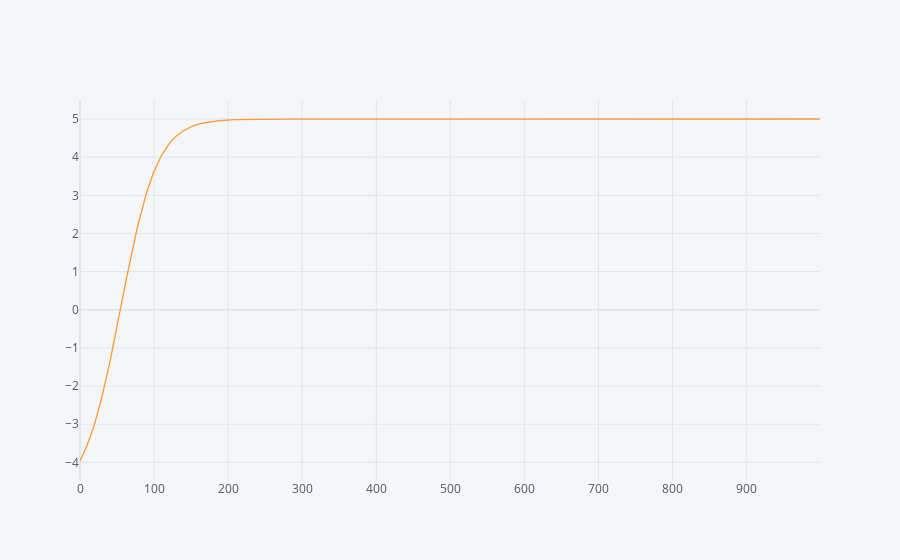

Notebook cell for this chart:
### Code cell
dt=0.01
vel=[]
pos=[]
v=-4
x=0
g=10
k=15
m=37.5
N=1000
for i in range(N):
    # print(v)
    a=g-k*v**2/m
    v+=a*dt
    x+=v*dt
    vel.append(v)
    pos.append(x)
pd.Series(vel).iplot()

### Figure 1 — Plotly figure (JSON) as saved in the notebook; plotly's stock layout.template omitted (floating-point values rounded to 4 significant figures; data arrays with more than 128 entries replaced by an {"elided": "..."} marker saying what was removed)
{"data": [{"line": {"color": "rgba(255, 153, 51, 1.0)", "dash": "solid", "shape": "linear", "width": 1.3}, "mode": "lines", "name": "None", "text": "", "type": "scatter", "x": {"elided": "1000 int values"}, "y": {"elided": "1000 float values"}}], "layout": {"legend": {"bgcolor": "#F5F6F9", "font": {"color": "#4D5663"}}, "paper_bgcolor": "#F5F6F9", "plot_bgcolor": "#F5F6F9", "title": {"font": {"color": "#4D5663"}}, "xaxis": {"gridcolor": "#E1E5ED", "showgrid": true, "tickfont": {"color": "#4D5663"}, "title": {"font": {"color": "#4D5663"}, "text": ""}, "zerolinecolor": "#E1E5ED"}, "yaxis": {"gridcolor": "#E1E5ED", "showgrid": true, "tickfont": {"color": "#4D5663"}, "title": {"font": {"color": "#4D5663"}, "text": ""}, "zerolinecolor": "#E1E5ED"}}}
